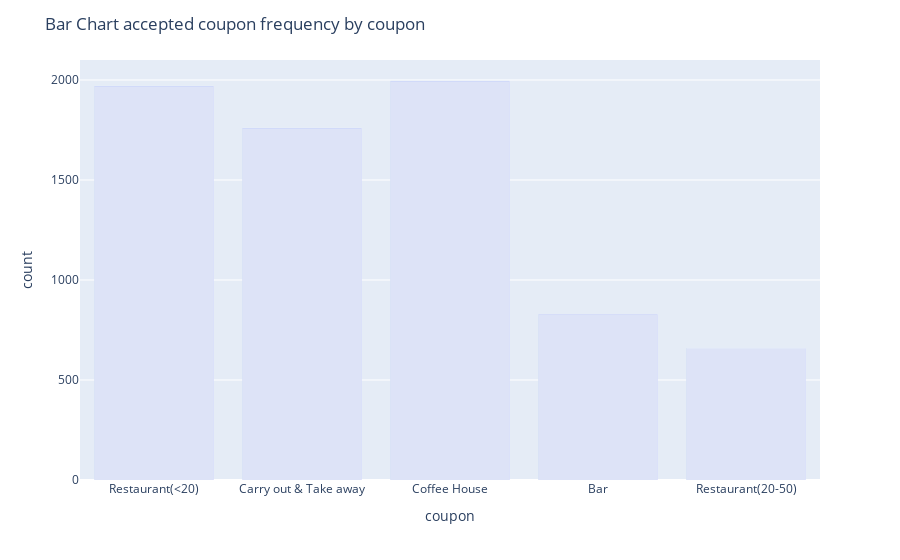

The notebook cell this image was saved under:
### Markdown cell above
According to the bar chart, the coffee house category had the highest number of delivered coupons, whereas the lowest number of coupons was observed in the Restaurant (20-50) category.

### Code cell
# Barchart of accepted coupon by coupon type
fig5b = px.bar(data.query('Y == 1'), x="coupon")
fig5b.update_layout(title="Bar Chart accepted coupon frequency by coupon")
fig5b.show()

### Figure 1 — Plotly figure (JSON) as saved in the notebook; plotly's stock layout.template omitted (floating-point values rounded to 4 significant figures; data arrays with more than 128 entries replaced by an {"elided": "..."} marker saying what was removed)
{"data": [{"alignmentgroup": "True", "hovertemplate": "coupon=%{x}<br>count=%{y}<extra></extra>", "legendgroup": "", "marker": {"color": "#636efa", "pattern": {"shape": ""}}, "name": "", "offsetgroup": "", "orientation": "v", "showlegend": false, "textposition": "auto", "type": "bar", "x": {"elided": "7210 str values"}, "xaxis": "x", "y": {"elided": "7210 int values"}, "yaxis": "y"}], "layout": {"barmode": "relative", "legend": {"tracegroupgap": 0}, "margin": {"t": 60}, "title": {"text": "Bar Chart accepted coupon frequency by coupon"}, "xaxis": {"anchor": "y", "domain": [0, 1], "title": {"text": "coupon"}}, "yaxis": {"anchor": "x", "domain": [0, 1], "title": {"text": "count"}}}}
